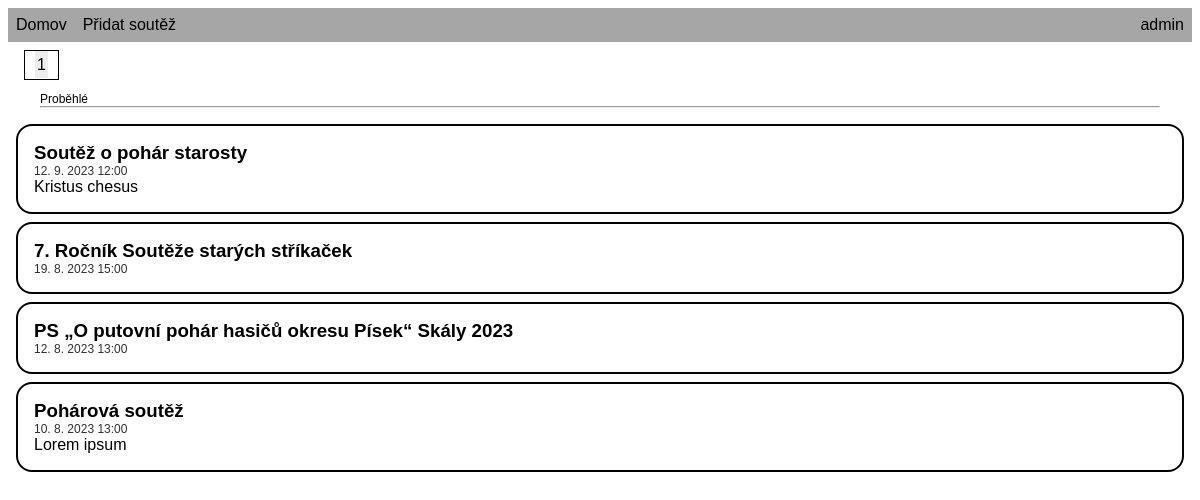
The app's page / (signed in) with its own data.
### tables this page shows
CREATE TABLE "competition" (id INTEGER PRIMARY KEY AUTOINCREMENT UNIQUE NOT NULL, id_user INTEGER NOT NULL REFERENCES user (id), date_created DATETIME DEFAULT (CURRENT_TIMESTAMP) NOT NULL, title TEXT NOT NULL, description TEXT, proposition VARCHAR UNIQUE, date_event TIMEDATE NOT NULL, town VARCHAR NOT NULL, id_results INTEGER REFERENCES results (id) UNIQUE);

### functions.php (the view, shortened to what this page needs)
<?php
function print_competitions($competition_list){
    if(strtotime($competition_list[0]["date_event"]) > time()){
        echo "<div class='separator-div'><p class='separator-text'>Nadcházející</p>";
        echo "<hr></div>";
    }
    else{
        if($competition_list){
            echo "<div class='separator-div'><p class='separator-text'>Proběhlé</p>";
            echo "<hr></div>";
        }
    }
    for($i = 0; $i < count($competition_list); $i++){
        $competition = $competition_list[$i];
        echo "<article>";
        echo "<h3><a href='competition?id=$competition[id]'> $competition[title] </a></h3>";
        echo "<div class='date_event'>".date_format(date_create($competition["date_event"]), "j. n. Y G:i")."</div>";
        echo "<div>$competition[description]</div>";
        echo "</article>";
    }
}
?>

### static/style.css (style rules this page uses)
body { font-family: 'Helvetica', 'Arial', sans-serif; }
article { border: 2px solid; border-radius: 1em; margin: .5em; padding: 1em; }
h3 { margin: 0; }
.date_event { color: #313131; font-size: .75em; }
a { text-decoration: none; color: black; }
.separator-div { margin: 0 2em 1em; }
.separator-div p { font-size: .75em; margin-bottom: 0; }
.separator-div hr { margin: 0; }

### records on screen
competition: title "Soutěž o pohár starosty", date_event "12. 9. 2023 12:00", description "Kristus chesus"
competition: title "7. Ročník Soutěže starých stříkaček", date_event "19. 8. 2023 15:00"
competition: title "PS „O putovní pohár hasičů okresu Písek“ Skály 2023", date_event "12. 8. 2023 13:00"
competition: title "Pohárová soutěž", date_event "10. 8. 2023 13:00", description "Lorem ipsum"

### other values on screen
$_SESSION['username'] "admin"
